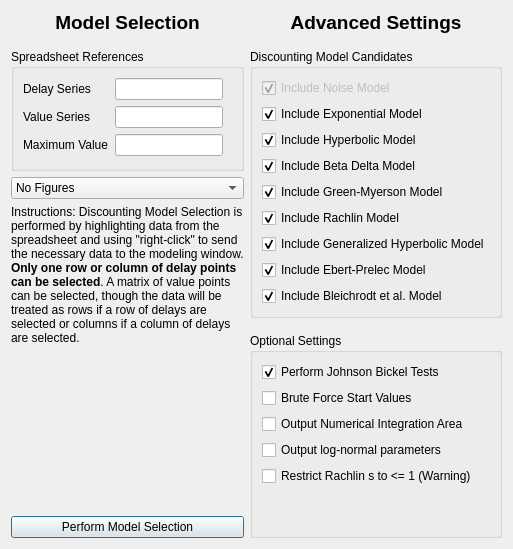
<?xml version="1.0" encoding="UTF-8"?>
<ui version="4.0">
 <class>DiscountingModelSelectionED50Dialog</class>
 <widget class="QDialog" name="DiscountingModelSelectionED50Dialog">
  <property name="geometry">
   <rect>
    <x>0</x>
    <y>0</y>
    <width>576</width>
    <height>551</height>
   </rect>
  </property>
  <property name="windowTitle">
   <string>Discounting Calculator</string>
  </property>
  <layout class="QHBoxLayout" name="horizontalLayout_2">
   <property name="sizeConstraint">
    <enum>QLayout::SetFixedSize</enum>
   </property>
   <item>
    <layout class="QHBoxLayout" name="horizontalLayout">
     <item>
      <layout class="QVBoxLayout" name="verticalLayout_3">
       <property name="sizeConstraint">
        <enum>QLayout::SetDefaultConstraint</enum>
       </property>
       <property name="leftMargin">
        <number>0</number>
       </property>
       <property name="rightMargin">
        <number>0</number>
       </property>
       <item alignment="Qt::AlignTop">
        <widget class="QLabel" name="TitleBasicSettings">
         <property name="sizePolicy">
          <sizepolicy hsizetype="Minimum" vsizetype="Fixed">
           <horstretch>0</horstretch>
           <verstretch>0</verstretch>
          </sizepolicy>
         </property>
         <property name="text">
          <string>&lt;html&gt;&lt;head/&gt;&lt;body&gt;&lt;p&gt;&lt;span style=&quot; font-size:14pt; font-weight:600;&quot;&gt;Model Selection&lt;/span&gt;&lt;/p&gt;&lt;/body&gt;&lt;/html&gt;</string>
         </property>
         <property name="alignment">
          <set>Qt::AlignCenter</set>
         </property>
         <property name="margin">
          <number>5</number>
         </property>
        </widget>
       </item>
       <item>
        <widget class="Line" name="line111">
         <property name="lineWidth">
          <number>0</number>
         </property>
         <property name="orientation">
          <enum>Qt::Horizontal</enum>
         </property>
        </widget>
       </item>
       <item>
        <widget class="QGroupBox" name="groupBox_2">
         <property name="sizePolicy">
          <sizepolicy hsizetype="Preferred" vsizetype="Fixed">
           <horstretch>0</horstretch>
           <verstretch>0</verstretch>
          </sizepolicy>
         </property>
         <property name="title">
          <string>Spreadsheet References</string>
         </property>
         <layout class="QFormLayout" name="formLayout_3">
          <property name="sizeConstraint">
           <enum>QLayout::SetMinAndMaxSize</enum>
          </property>
          <property name="fieldGrowthPolicy">
           <enum>QFormLayout::FieldsStayAtSizeHint</enum>
          </property>
          <property name="verticalSpacing">
           <number>6</number>
          </property>
          <property name="bottomMargin">
           <number>12</number>
          </property>
          <item row="0" column="0">
           <widget class="QLabel" name="labelDelay">
            <property name="text">
             <string>Delay Series</string>
            </property>
           </widget>
          </item>
          <item row="0" column="1">
           <widget class="QLineEdit" name="lineEditDelays">
            <property name="enabled">
             <bool>true</bool>
            </property>
            <property name="sizePolicy">
             <sizepolicy hsizetype="Preferred" vsizetype="Fixed">
              <horstretch>0</horstretch>
              <verstretch>0</verstretch>
             </sizepolicy>
            </property>
            <property name="readOnly">
             <bool>true</bool>
            </property>
            <property name="clearButtonEnabled">
             <bool>false</bool>
            </property>
           </widget>
          </item>
          <item row="1" column="0">
           <widget class="QLabel" name="labelValue">
            <property name="text">
             <string>Value Series</string>
            </property>
           </widget>
          </item>
          <item row="1" column="1">
           <widget class="QLineEdit" name="lineEditValues">
            <property name="enabled">
             <bool>true</bool>
            </property>
            <property name="readOnly">
             <bool>true</bool>
            </property>
            <property name="clearButtonEnabled">
             <bool>false</bool>
            </property>
           </widget>
          </item>
          <item row="2" column="0">
           <widget class="QLabel" name="labelValue_2">
            <property name="text">
             <string>Maximum Value</string>
            </property>
           </widget>
          </item>
          <item row="2" column="1">
           <widget class="QLineEdit" name="lineEditMaxValue"/>
          </item>
         </layout>
        </widget>
       </item>
       <item>
        <widget class="QComboBox" name="comboBoxFigures">
         <property name="currentIndex">
          <number>0</number>
         </property>
         <item>
          <property name="text">
           <string>No Figures</string>
          </property>
         </item>
         <item>
          <property name="text">
           <string>All Figures</string>
          </property>
         </item>
        </widget>
       </item>
       <item>
        <widget class="QLabel" name="label_6">
         <property name="sizePolicy">
          <sizepolicy hsizetype="Preferred" vsizetype="MinimumExpanding">
           <horstretch>0</horstretch>
           <verstretch>0</verstretch>
          </sizepolicy>
         </property>
         <property name="text">
          <string>&lt;html&gt;&lt;head/&gt;&lt;body&gt;&lt;p&gt;Instructions: Discounting Model Selection is performed by highlighting data from the spreadsheet and using &amp;quot;right-click&amp;quot; to send the necessary data to the modeling window. &lt;span style=&quot; font-weight:600;&quot;&gt;Only one row or column of delay points can be selected&lt;/span&gt;. A matrix of value points can be selected, though the data will be treated as rows if a row of delays are selected or columns if a column of delays are selected. &lt;/p&gt;&lt;/body&gt;&lt;/html&gt;</string>
         </property>
         <property name="textFormat">
          <enum>Qt::RichText</enum>
         </property>
         <property name="alignment">
          <set>Qt::AlignLeading|Qt::AlignLeft|Qt::AlignTop</set>
         </property>
         <property name="wordWrap">
          <bool>true</bool>
         </property>
         <property name="margin">
          <number>5</number>
         </property>
        </widget>
       </item>
       <item>
        <widget class="QPushButton" name="pushButton">
         <property name="text">
          <string>Perform Model Selection</string>
         </property>
        </widget>
       </item>
      </layout>
     </item>
     <item>
      <layout class="QVBoxLayout" name="verticalLayout_6">
       <item>
        <widget class="QLabel" name="TitleAdvancedSettings">
         <property name="sizePolicy">
          <sizepolicy hsizetype="Minimum" vsizetype="Fixed">
           <horstretch>0</horstretch>
           <verstretch>0</verstretch>
          </sizepolicy>
         </property>
         <property name="lineWidth">
          <number>1</number>
         </property>
         <property name="text">
          <string>&lt;html&gt;&lt;head/&gt;&lt;body&gt;&lt;p&gt;&lt;span style=&quot; font-size:14pt; font-weight:600;&quot;&gt;Advanced Settings&lt;/span&gt;&lt;/p&gt;&lt;/body&gt;&lt;/html&gt;</string>
         </property>
         <property name="alignment">
          <set>Qt::AlignCenter</set>
         </property>
         <property name="margin">
          <number>5</number>
         </property>
        </widget>
       </item>
       <item>
        <widget class="Line" name="line_2111">
         <property name="lineWidth">
          <number>0</number>
         </property>
         <property name="orientation">
          <enum>Qt::Horizontal</enum>
         </property>
        </widget>
       </item>
       <item>
        <widget class="QGroupBox" name="groupBox">
         <property name="sizePolicy">
          <sizepolicy hsizetype="Minimum" vsizetype="Fixed">
           <horstretch>0</horstretch>
           <verstretch>0</verstretch>
          </sizepolicy>
         </property>
         <property name="title">
          <string>Discounting Model Candidates</string>
         </property>
         <layout class="QVBoxLayout" name="verticalLayout">
          <item>
           <widget class="QCheckBox" name="checkBoxNoise">
            <property name="enabled">
             <bool>false</bool>
            </property>
            <property name="text">
             <string>Include Noise Model</string>
            </property>
            <property name="checked">
             <bool>true</bool>
            </property>
           </widget>
          </item>
          <item>
           <widget class="QCheckBox" name="checkBoxExponential">
            <property name="text">
             <string>Include Exponential Model</string>
            </property>
            <property name="checked">
             <bool>true</bool>
            </property>
           </widget>
          </item>
          <item>
           <widget class="QCheckBox" name="checkBoxHyperbolic">
            <property name="text">
             <string>Include Hyperbolic Model</string>
            </property>
            <property name="checked">
             <bool>true</bool>
            </property>
           </widget>
          </item>
          <item>
           <widget class="QCheckBox" name="checkBoxQuasiHyperbolic">
            <property name="text">
             <string>Include Beta Delta Model</string>
            </property>
            <property name="checked">
             <bool>true</bool>
            </property>
           </widget>
          </item>
          <item>
           <widget class="QCheckBox" name="checkBoxMyersonHyperboloid">
            <property name="text">
             <string>Include Green-Myerson Model</string>
            </property>
            <property name="checked">
             <bool>true</bool>
            </property>
           </widget>
          </item>
          <item>
           <widget class="QCheckBox" name="checkBoxRachlinHyperboloid">
            <property name="text">
             <string>Include Rachlin Model</string>
            </property>
            <property name="checked">
             <bool>true</bool>
            </property>
           </widget>
          </item>
          <item>
           <widget class="QCheckBox" name="checkBoxGeneralizedHyper">
            <property name="text">
             <string>Include Generalized Hyperbolic Model</string>
            </property>
            <property name="checked">
             <bool>true</bool>
            </property>
           </widget>
          </item>
          <item>
           <widget class="QCheckBox" name="checkBoxEbertPrelec">
            <property name="text">
             <string>Include Ebert-Prelec Model</string>
            </property>
            <property name="checked">
             <bool>true</bool>
            </property>
           </widget>
          </item>
          <item>
           <widget class="QCheckBox" name="checkBoxBleichrodt">
            <property name="text">
             <string>Include Bleichrodt et al. Model</string>
            </property>
            <property name="checked">
             <bool>true</bool>
            </property>
           </widget>
          </item>
         </layout>
        </widget>
       </item>
       <item>
        <widget class="Line" name="line_3111">
         <property name="lineWidth">
          <number>0</number>
         </property>
         <property name="orientation">
          <enum>Qt::Horizontal</enum>
         </property>
        </widget>
       </item>
       <item>
        <widget class="QGroupBox" name="groupBox_3">
         <property name="sizePolicy">
          <sizepolicy hsizetype="Minimum" vsizetype="Fixed">
           <horstretch>0</horstretch>
           <verstretch>0</verstretch>
          </sizepolicy>
         </property>
         <property name="title">
          <string>Optional Settings</string>
         </property>
         <layout class="QVBoxLayout" name="verticalLayout_2">
          <property name="sizeConstraint">
           <enum>QLayout::SetDefaultConstraint</enum>
          </property>
          <item>
           <widget class="QCheckBox" name="checkBoxJohnson">
            <property name="text">
             <string>Perform Johnson Bickel Tests</string>
            </property>
            <property name="checked">
             <bool>true</bool>
            </property>
           </widget>
          </item>
          <item>
           <widget class="QCheckBox" name="BruteForceMode">
            <property name="text">
             <string>Brute Force Start Values</string>
            </property>
           </widget>
          </item>
          <item>
           <widget class="QCheckBox" name="checkBoxArea">
            <property name="text">
             <string>Output Numerical Integration Area</string>
            </property>
           </widget>
          </item>
          <item>
           <widget class="QCheckBox" name="checkBoxLog">
            <property name="text">
             <string>Output log-normal parameters</string>
            </property>
           </widget>
          </item>
          <item>
           <widget class="QCheckBox" name="checkBoxRachlin">
            <property name="text">
             <string>Restrict Rachlin s to &lt;= 1 (Warning)</string>
            </property>
           </widget>
          </item>
          <item>
           <spacer name="verticalSpacer">
            <property name="orientation">
             <enum>Qt::Vertical</enum>
            </property>
            <property name="sizeHint" stdset="0">
             <size>
              <width>20</width>
              <height>40</height>
             </size>
            </property>
           </spacer>
          </item>
         </layout>
        </widget>
       </item>
      </layout>
     </item>
    </layout>
   </item>
  </layout>
 </widget>
 <resources/>
 <connections/>
</ui>
